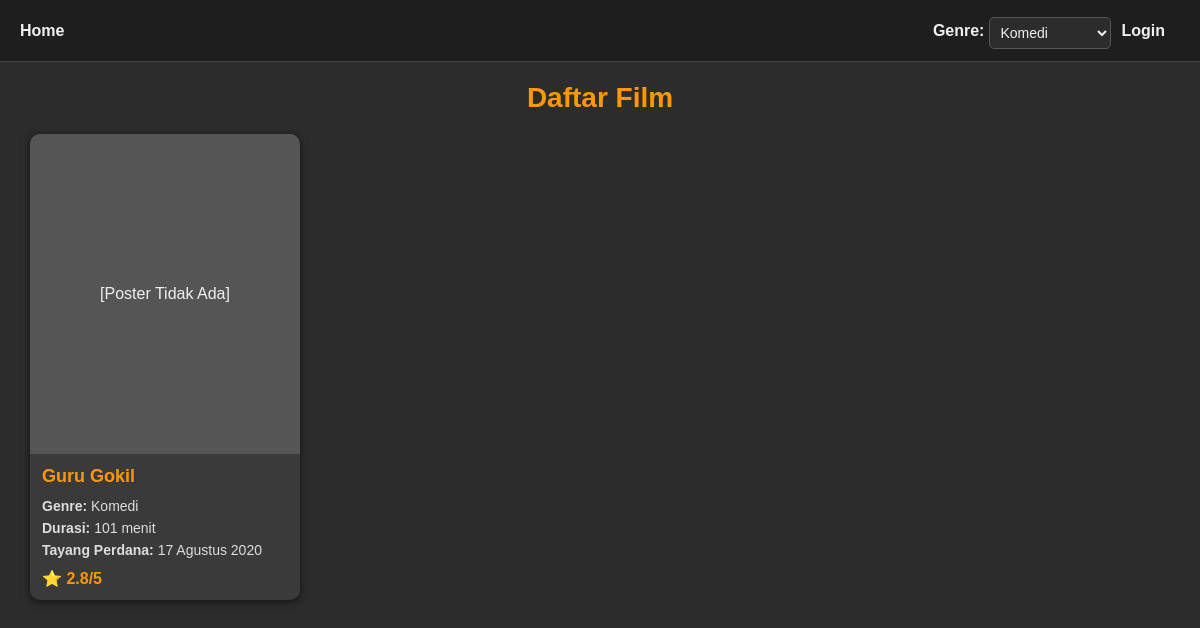
The app's page /index.php?genre=Komedi with its own data.
### tables this page shows
CREATE TABLE films(
id INTEGER PRIMARY KEY AUTOINCREMENT,
judul TEXT NOT NULL,
genre TEXT NOT NULL,
durasi TEXT NOT NULL,
jadwal TEXT NOT NULL,
sinopsis TEXT,
poster TEXT,
trailer TEXT
);

### index.php (the view, shortened to what this page needs)
<?php
    $db = new PDO("sqlite:listfilm.db");
    $filter_genre = $_GET['genre'] ?? '';
    $query = "SELECT * FROM films";
    $params = [];
    if ($filter_genre) {
        $query .= " WHERE genre = :genre";
        $params[':genre'] = $filter_genre;
    }
    $stmt = $db->prepare($query);
    $stmt->execute($params);
    $films = $stmt->fetchAll(PDO::FETCH_ASSOC);
    $ratings = [];
    $stmt = $db->query("SELECT * FROM ratings");
    while ($row = $stmt->fetch(PDO::FETCH_ASSOC)) {
        $ratings[$row['film_id']][] = $row;
    }
    $avgRatings = [];
    foreach ($films as $f) {
        if (!empty($ratings[$f['id']])) {
            $sum = array_sum(array_column($ratings[$f['id']], 'rating'));
            $avgRatings[$f['id']] = $sum / count($ratings[$f['id']]);
        } else {
            $avgRatings[$f['id']] = 0;
        }
    }
    usort($films, function($a, $b) use ($avgRatings) {
        return $avgRatings[$b['id']] <=> $avgRatings[$a['id']];
    });
    $genreList = $db->query("SELECT DISTINCT genre FROM films ORDER BY genre ASC")->fetchAll(PDO::FETCH_COLUMN);
?>
<!DOCTYPE html>
<html lang="id">
<head>
</head>
<body>
<div class="topbar">
    <div>
        <a href="index.php">Home</a>
    </div>
    <div style="display:flex; align-items:center; gap:10px;">
        <form method="get" style="margin:0; display:flex; align-items:center; gap:5px;">
            <label style="font-weight:bold; color:#f0f0f0;">Genre:</label>
            <select name="genre" onchange="this.form.submit()">
                <?php foreach ($genreList as $genre): ?>
                    <option
                        value="<?php echo htmlspecialchars($genre); ?>"
                        <?php echo ($filter_genre === $genre) ? 'selected' : ''; ?>
                    >
                        <?php echo htmlspecialchars($genre); ?>
                        <!-- Menetapkan genre yang dikirim ketika opsi genre seperti horor dipilih.
                        mengecek apakah genre sama dengan yang difilter -->
                    </option>
                <?php endforeach; ?>
            </select>
        </form>
        <?php if (isset($_SESSION['username'])): ?>
            <span>Halo, <?php echo htmlspecialchars($_SESSION['username']); ?></span>
            <a href="logout.php" style="color:red;margin-left:10px;">Logout</a>
        <?php else: ?>
            <a href="login.php">Login</a>
        <?php endif; ?>
    </div>
</div>
<h2>Daftar Film</h2>
<?php if ($films): ?>
<div class="film-grid">
    <?php foreach ($films as $film): ?>
    <div class="film-card">
        <?php
            $safeName = strtolower(str_replace(" ", "_", $film['judul']));
            $posterPath = "uploads/" . $safeName . ".jpg";
            if (file_exists($posterPath)) {
                echo "<img src='".$posterPath."' alt='".htmlspecialchars($film['judul'])."'>";
            } else {
                echo "<div style='height:320px; display:flex; align-items:center; justify-content:center; background:#555; color:#f0f0f0;'>[Poster Tidak Ada]</div>";
            }
        ?>
        <div class="film-content">
            <h3><a href="detail_film.php?id=<?php echo $film['id']; ?>"><?php echo htmlspecialchars($film['judul']); ?></a></h3>
            <p><strong>Genre:</strong> <?php echo htmlspecialchars($film['genre']); ?></p>
            <p><strong>Durasi:</strong> <?php echo htmlspecialchars($film['durasi']); ?> menit</p>
            <p><strong>Tayang Perdana:</strong> <?php echo htmlspecialchars($film['jadwal']); ?></p>
            <?php
            if ($avgRatings[$film['id']] > 0) {
                echo "<div class='rating-box'>⭐ " . round($avgRatings[$film['id']],1) . "/5</div>";
            } else {
                echo "<i>Belum ada rating</i>";
            }
            ?>
        </div>
    </div>
    <?php endforeach; ?>
</div>
<?php else: ?>
<p style="text-align:center; font-size:18px;">Belum ada film.</p>
<?php endif; ?>
</body>
</html>

### index.php (style rules this page uses)
body { font-family: Arial, sans-serif; margin:0; background:#2c2c2c; color:#f0f0f0; }
.topbar { background:#1e1e1e; padding:12px 20px; display:flex; justify-content:space-between; align-items:center; border-bottom:1px solid #444; }
.topbar a, .topbar span { color:#f0f0f0; margin-right:15px; text-decoration:none; font-weight:bold; }
h2 { text-align:center; margin:20px 0; font-size:28px; color:#ff9800; }
.film-grid { display:grid; grid-template-columns: repeat(auto-fill, minmax(220px, 1fr)); gap:20px; width:95%; margin:20px auto; }
.film-card { background:#3a3a3a; border-radius:10px; box-shadow:0 2px 8px rgba(0,0,0,0.6); overflow:hidden; transition:transform 0.3s; display:flex; flex-direction:column; }
.film-content { padding:12px; flex:1; display:flex; flex-direction:column; justify-content:space-between; }
.film-content h3 { font-size:18px; margin:0 0 8px 0; color:#ff9800; }
.film-content h3 a { text-decoration:none; color:#ff9800; }
.film-content p { margin:3px 0; font-size:14px; color:#ddd; }
.rating-box { margin-top:8px; font-weight:bold; color:#ff9800; }
form { margin-top:10px; }
select, textarea { width:100%; padding:6px; border:1px solid #555; border-radius:5px; background:#2c2c2c; color:#f0f0f0; margin-top:5px; font-size:14px; }

### records on screen
films: shows "[Poster Tidak Ada]", judul "Guru Gokil", genre "Komedi", durasi "101", jadwal "17 Agustus 2020", id "2.8"

### other values on screen
form field genre "Komedi"
